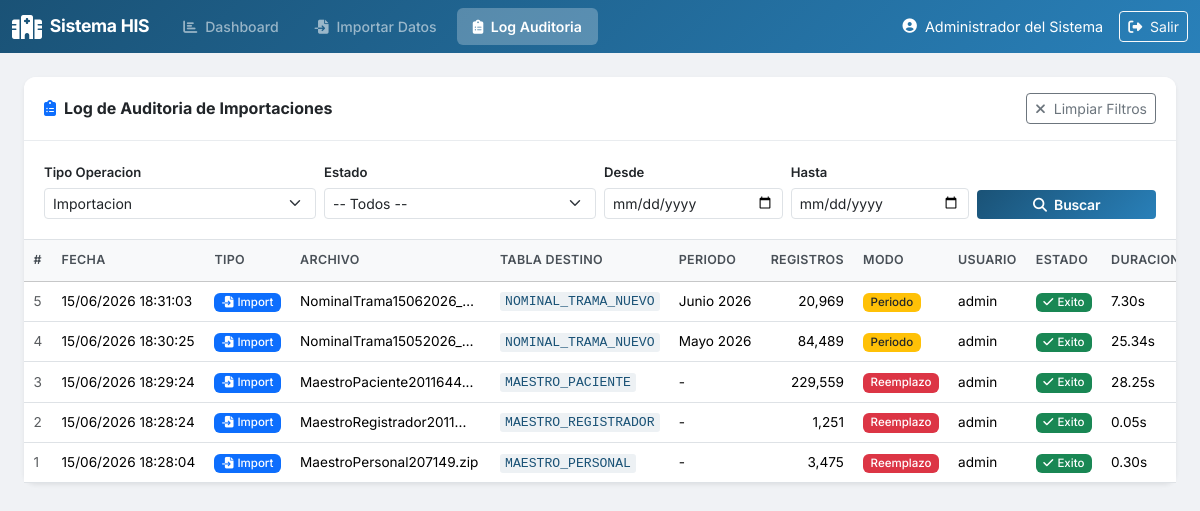
Screenshot of /log.php?tipo=IMPORT (signed in) with the database file from the repository.
### tables this page shows
CREATE TABLE `LOG_IMPORTACION` (
  `id_log` int(11) NOT NULL,
  `tipo_operacion` varchar(50) NOT NULL COMMENT 'IMPORT o PROCESS',
  `tipo_archivo` varchar(50) DEFAULT NULL COMMENT 'MaestroRegistrador, MaestroPersonal, MaestroPaciente, NominalTrama',
  `nombre_archivo` varchar(255) DEFAULT NULL,
  `tabla_destino` varchar(100) DEFAULT NULL,
  `periodo_mes` varchar(2) DEFAULT NULL,
  `periodo_anio` varchar(4) DEFAULT NULL,
  `registros_procesados` int(11) DEFAULT 0,
  `modo_importacion` varchar(20) DEFAULT NULL COMMENT 'REEMPLAZO o PERIODO',
  `fecha_operacion` datetime DEFAULT current_timestamp(),
  `usuario` varchar(100) DEFAULT NULL,
  `estado` varchar(20) NOT NULL COMMENT 'EXITO, ERROR, PARCIAL',
  `mensaje` text DEFAULT NULL,
  `duracion_segundos` decimal(10,2) DEFAULT NULL
);

### includes/functions.php (called while the page is built, shortened)
<?php
function clean($str) {
    return htmlspecialchars($str ?? '', ENT_QUOTES, 'UTF-8');
}
function formatDateTime($datetime) {
    $ts = strtotime($datetime);
    return $ts ? date('d/m/Y H:i:s', $ts) : $datetime;
}
function getNombreMes($mes) {
    $meses = [
        '01' => 'Enero', '02' => 'Febrero', '03' => 'Marzo',
        '04' => 'Abril', '05' => 'Mayo', '06' => 'Junio',
        '07' => 'Julio', '08' => 'Agosto', '09' => 'Septiembre',
        '10' => 'Octubre', '11' => 'Noviembre', '12' => 'Diciembre',
        '1' => 'Enero', '2' => 'Febrero', '3' => 'Marzo',
        '4' => 'Abril', '5' => 'Mayo', '6' => 'Junio',
        '7' => 'Julio', '8' => 'Agosto', '9' => 'Septiembre',
        '10' => 'Octubre', '11' => 'Noviembre', '12' => 'Diciembre'
    ];
    return $meses[$mes] ?? $mes;
}

### log.php (the view, shortened to what this page needs)
<?php
require_once 'includes/functions.php';
$pdo = getDBConnection();
$fTipo = $_GET['tipo'] ?? '';
$fFechaDesde = $_GET['fecha_desde'] ?? '';
$fFechaHasta = $_GET['fecha_hasta'] ?? '';
$where = "1=1";
$params = [];
if ($fTipo !== '') {
    $where .= " AND tipo_operacion = :tipo";
    $params[':tipo'] = $fTipo;
}
$porPagina = 30;
$pagina = max(1, intval($_GET['pagina'] ?? 1));
$offset = ($pagina - 1) * $porPagina;
$dataSql = "SELECT * FROM LOG_IMPORTACION WHERE {$where} ORDER BY fecha_operacion DESC LIMIT {$porPagina} OFFSET {$offset}";
$dataStmt = $pdo->prepare($dataSql);
$dataStmt->execute($params);
$logs = $dataStmt->fetchAll();
include 'includes/header.php';
?>
<div class="card shadow-sm">
    <div class="card-header bg-white d-flex justify-content-between align-items-center flex-wrap gap-2">
        <h6 class="mb-0 fw-bold"><i class="fas fa-clipboard-list me-2 text-primary"></i>Log de Auditoria de Importaciones</h6>
        <a href="log.php" class="btn btn-sm btn-outline-secondary"><i class="fas fa-times me-1"></i> Limpiar Filtros</a>
    </div>
    <div class="card-body border-bottom">
        <form method="GET" action="log.php" class="row g-2 align-items-end">
            <div class="col-md-3 col-sm-6">
                <label class="form-label small fw-semibold">Tipo Operacion</label>
                <select name="tipo" class="form-select form-select-sm">
                    <option value="IMPORT" <?= $fTipo === 'IMPORT' ? 'selected' : '' ?>>Importacion</option>
                </select>
            </div>
            <div class="col-md-3 col-sm-6">
                <label class="form-label small fw-semibold">Estado</label>
                <select name="estado" class="form-select form-select-sm">
                    <option value="">-- Todos --</option>
                </select>
            </div>
            <div class="col-md-2 col-sm-6">
                <label class="form-label small fw-semibold">Desde</label>
                <input type="date" name="fecha_desde" class="form-control form-control-sm" value="<?= htmlspecialchars($fFechaDesde) ?>">
            </div>
            <div class="col-md-2 col-sm-6">
                <label class="form-label small fw-semibold">Hasta</label>
                <input type="date" name="fecha_hasta" class="form-control form-control-sm" value="<?= htmlspecialchars($fFechaHasta) ?>">
            </div>
            <div class="col-md-2">
                <button type="submit" class="btn btn-his btn-sm w-100"><i class="fas fa-search me-1"></i> Buscar</button>
            </div>
        </form>
    </div>
    <div class="card-body p-0">
        <?php if (empty($logs)): ?>
            <div class="text-center py-5">
                <i class="fas fa-inbox fa-3x text-muted mb-3"></i>
                <p class="text-muted mb-0">No se encontraron registros en el log</p>
            </div>
        <?php else: ?>
            <div class="table-responsive">
                <table class="table table-hover table-sm mb-0">
                    <thead class="table-light">
                        <tr>
                            <th>#</th>
                            <th>Fecha</th>
                            <th>Tipo</th>
                            <th>Archivo</th>
                            <th>Tabla Destino</th>
                            <th>Periodo</th>
                            <th>Registros</th>
                            <th>Modo</th>
                            <th>Usuario</th>
                            <th>Estado</th>
                            <th>Duracion</th>
                        </tr>
                    </thead>
                    <tbody>
                        <?php foreach ($logs as $i => $log): ?>
                        <tr>
                            <td class="text-muted"><?= $log['id_log'] ?></td>
                            <td><?= formatDateTime($log['fecha_operacion']) ?></td>
                            <td>
                                <?php if ($log['tipo_operacion'] === 'IMPORT'): ?>
                                    <span class="badge bg-primary"><i class="fas fa-file-import me-1"></i>Import</span>
                                <?php else: ?>
                                    <span class="badge bg-info text-dark"><i class="fas fa-cogs me-1"></i>Process</span>
                                <?php endif; ?>
                            </td>
                            <td title="<?= clean($log['nombre_archivo']) ?>">
                                <?= clean(mb_strimwidth($log['nombre_archivo'] ?? '-', 0, 25, '...')) ?>
                            </td>
                            <td><code><?= clean($log['tabla_destino'] ?? '-') ?></code></td>
                            <td>
                                <?php if ($log['periodo_anio'] && $log['periodo_mes']): ?>
                                    <?= getNombreMes($log['periodo_mes']) ?> <?= $log['periodo_anio'] ?>
                                <?php else: ?>
                                    -
                                <?php endif; ?>
                            </td>
                            <td class="text-end"><?= number_format($log['registros_procesados']) ?></td>
                            <td>
                                <?php if ($log['modo_importacion'] === 'REEMPLAZO'): ?>
                                    <span class="badge bg-danger">Reemplazo</span>
                                <?php elseif ($log['modo_importacion'] === 'PERIODO'): ?>
                                    <span class="badge bg-warning text-dark">Periodo</span>
                                <?php elseif ($log['modo_importacion'] === 'COMPLETO'): ?>
                                    <span class="badge bg-info text-dark">Completo</span>
                                <?php else: ?>
                                    -
                                <?php endif; ?>
                            </td>
                            <td><?= clean($log['usuario']) ?></td>
                            <td>
                                <?php if ($log['estado'] === 'EXITO'): ?>
                                    <span class="badge bg-success"><i class="fas fa-check me-1"></i>Exito</span>
                                <?php elseif ($log['estado'] === 'ERROR'): ?>
                                    <span class="badge bg-danger"><i class="fas fa-times me-1"></i>Error</span>
                                <?php else: ?>
                                    <span class="badge bg-warning text-dark">Parcial</span>
                                <?php endif; ?>
                            </td>
                            <td><?= $log['duracion_segundos'] ? $log['duracion_segundos'] . 's' : '-' ?></td>
                        </tr>
                        <?php endforeach; ?>
                    </tbody>
                </table>
            </div>
        <?php endif; ?>
    </div>
</div>
<?php include 'includes/footer.php'; ?>

### assets/css/style.css (style rules this page uses)
:root { --his-primary: #1a5276; --his-primary-light: #2980b9; --his-primary-dark: #0e2f44; --his-success: #27ae60; --his-warning: #f39c12; --his-danger: #e74c3c; --his-info: #3498db; --his-bg: #f0f2f5; --his-sidebar: #2c3e50; }
body { font-family: 'Inter', -apple-system, BlinkMacSystemFont, 'Segoe UI', Roboto, sans-serif; background-color: var(--his-bg); font-size: 0.9rem; }
.btn-his { background: linear-gradient(135deg, var(--his-primary) 0%, var(--his-primary-light) 100%); color: #fff; border: none; font-weight: 600; letter-spacing: -0.2px; transition: all 0.2s ease; }
.card { border: none; border-radius: 12px; }
.card-header { border-bottom: 1px solid #e9ecef; padding: 1rem 1.25rem; border-radius: 12px 12px 0 0 !important; }
.card-body { padding: 1.25rem; }
.table { font-size: 0.85rem; }
.table thead th { font-weight: 600; font-size: 0.78rem; text-transform: uppercase; letter-spacing: 0.3px; color: #495057; white-space: nowrap; padding: 0.7rem 0.6rem; }
.table tbody td { vertical-align: middle; padding: 0.55rem 0.6rem; max-width: 200px; overflow: hidden; text-overflow: ellipsis; white-space: nowrap; }
code { font-size: 0.82rem; color: var(--his-primary); background: rgba(26, 82, 118, 0.08); padding: 2px 5px; border-radius: 3px; }
.form-label { font-size: 0.82rem; margin-bottom: 0.3rem; }
.badge { font-weight: 500; font-size: 0.72rem; }
.card { animation: fadeIn 0.3s ease-out; }

### rows the page displays
log_importacion: id_log "5", fecha_operacion "15/06/2026 18:31:03", tipo_operacion "IMPORT" (drawn), nombre_archivo "NominalTrama15062026_2...", tabla_destino "NOMINAL_TRAMA_NUEVO", periodo_mes "Junio", periodo_anio "2026", registros_procesados "20,969", modo_importacion "Periodo", usuario "admin", estado "EXITO" (drawn), duracion_segundos "7.30"
log_importacion: id_log "4", fecha_operacion "15/06/2026 18:30:25", tipo_operacion "IMPORT" (drawn), nombre_archivo "NominalTrama15052026_2...", tabla_destino "NOMINAL_TRAMA_NUEVO", periodo_mes "Mayo", periodo_anio "2026", registros_procesados "84,489", modo_importacion "Periodo", usuario "admin", estado "EXITO" (drawn), duracion_segundos "25.34"
log_importacion: id_log "3", fecha_operacion "15/06/2026 18:29:24", tipo_operacion "IMPORT" (drawn), nombre_archivo "MaestroPaciente2011644...", tabla_destino "MAESTRO_PACIENTE", registros_procesados "229,559", modo_importacion "Reemplazo", usuario "admin", estado "EXITO" (drawn), duracion_segundos "28.25"
log_importacion: id_log "2", fecha_operacion "15/06/2026 18:28:24", tipo_operacion "IMPORT" (drawn), nombre_archivo "MaestroRegistrador2011...", tabla_destino "MAESTRO_REGISTRADOR", registros_procesados "1,251", modo_importacion "Reemplazo", usuario "admin", estado "EXITO" (drawn), duracion_segundos "0.05"
log_importacion: id_log "1", fecha_operacion "15/06/2026 18:28:04", tipo_operacion "IMPORT" (drawn), nombre_archivo "MaestroPersonal207149.zip", tabla_destino "MAESTRO_PERSONAL", registros_procesados "3,475", modo_importacion "Reemplazo", usuario "admin", estado "EXITO" (drawn), duracion_segundos "0.30"

### other values shown
$_SESSION['nombre_completo'] "Administrador del Sistema"
